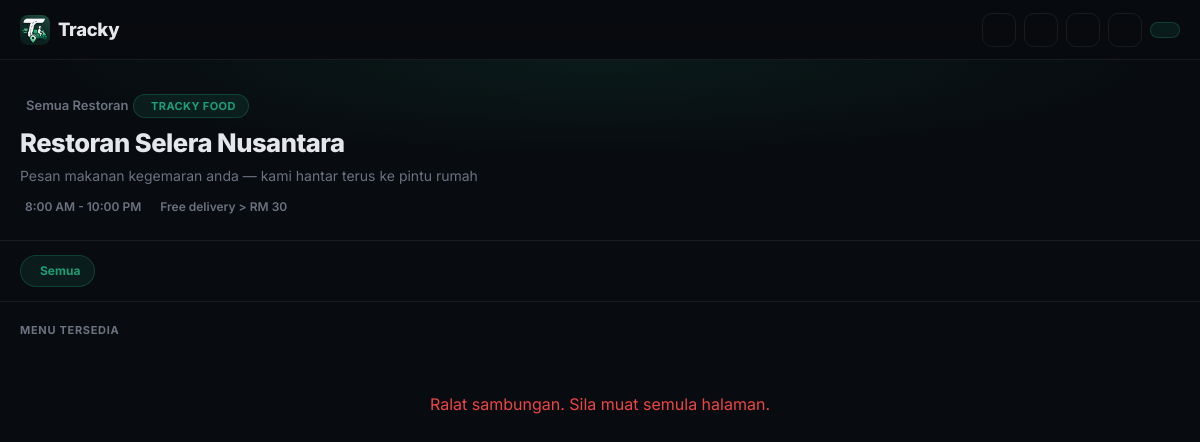
Page /customer/customer_menu.php?restaurant=1 on the earlier database version.
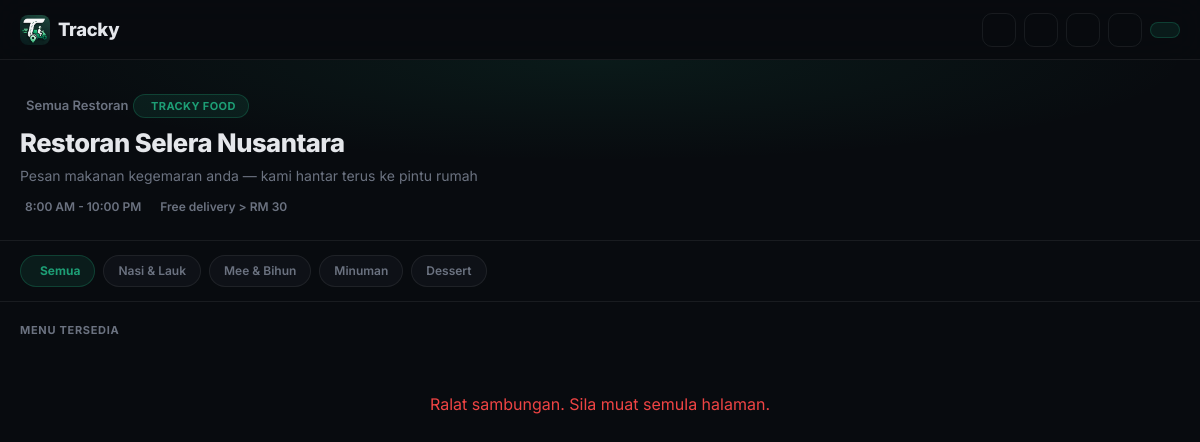
Same page on the later database version.
### tables this page shows
CREATE TABLE categories (
  id INT AUTO_INCREMENT PRIMARY KEY,
  restaurant_id INT NULL,
  name VARCHAR(100) NOT NULL,
  description TEXT,
  is_active TINYINT DEFAULT 1,
  sort_order INT DEFAULT 0,
  INDEX idx_categories_restaurant (restaurant_id),
  FOREIGN KEY (restaurant_id) REFERENCES restaurants(id)
);

### includes/functions.php (called while the page is built, shortened)
<?php
function asset(string $rel): string
{
    $rel = ltrim($rel, '/');
    $fs = dirname(__DIR__) . '/' . $rel;
    $v = is_file($fs) ? filemtime($fs) : 1;
    return '/tracky/' . $rel . '?v=' . $v;
}
function e(?string $value): string
{
    return htmlspecialchars($value ?? '', ENT_QUOTES, 'UTF-8');
}
function getRestaurant(mysqli $conn, ?int $id = null): ?array
{
    if ($id !== null && $id > 0) {
        $stmt = mysqli_prepare($conn, 'SELECT * FROM restaurants WHERE id = ? LIMIT 1');
        mysqli_stmt_bind_param($stmt, 'i', $id);
        mysqli_stmt_execute($stmt);
        $row = mysqli_fetch_assoc(mysqli_stmt_get_result($stmt));
        return $row ?: null;
    }
    $res = mysqli_query($conn, 'SELECT * FROM restaurants ORDER BY id ASC LIMIT 1');
    return $res ? mysqli_fetch_assoc($res) : null;
}

### customer/customer_menu.php (the view, shortened to what this page needs)
<?php
require_once __DIR__ . '/../includes/db.php';
require_once __DIR__ . '/../includes/functions.php';
$req_rid = (int) ($_GET['restaurant'] ?? 0);
$active_rid = custRestaurantId();
if ($req_rid > 0) {
    $restaurant = getRestaurant($conn, $req_rid);
    $active_rid = $req_rid;
}
$categories = mysqli_query($conn, "SELECT * FROM categories WHERE is_active = 1 AND restaurant_id = $active_rid ORDER BY sort_order");
?>
<!DOCTYPE html>
<html lang="ms">
<head>
  <link href="https://cdn.jsdelivr.net/npm/bootstrap@5.3.0/dist/css/bootstrap.min.css" rel="stylesheet">
  <link href="https://cdn.jsdelivr.net/npm/@tabler/icons-webfont@3.44.0/dist/tabler-icons.min.css" rel="stylesheet">
  <link href="<?= asset('assets/css/customer.css') ?>" rel="stylesheet">
</head>
<body>
<nav class="customer-navbar">
  <a class="customer-brand" href="/tracky/" title="Laman Utama Tracky">
    <img src="/tracky/assets/img/icon.png" alt="Tracky" class="brand-img"> Tracky
  </a>
  <div class="customer-nav-actions">
    <a href="/tracky/" class="nav-icon-btn" title="Laman Utama"><i class="ti ti-home"></i></a>
    <a href="/tracky/customer/customer_restaurants.php" class="nav-icon-btn" title="Tukar restoran"><i class="ti ti-building-store"></i></a>
    <a href="/tracky/customer/customer_track.php" class="nav-icon-btn" title="Track pesanan"><i class="ti ti-map-pin"></i></a>
    <button class="customer-theme-btn" id="themeToggle" onclick="toggleTheme()"><i class="ti ti-sun" id="themeIcon"></i></button>
    <a href="/tracky/customer/customer_cart.php" class="nav-cart-btn">
    </a>
  </div>
</nav>
<div class="hero-banner">
  <a href="/tracky/customer/customer_restaurants.php" class="hero-back"><i class="ti ti-arrow-left"></i> Semua Restoran</a>
  <div class="hero-label"><i class="ti ti-bike"></i> Tracky Food</div>
  <h1 class="hero-title"><?= e($restaurant['name'] ?? 'Tracky') ?></h1>
  <p class="hero-sub">Pesan makanan kegemaran anda — kami hantar terus ke pintu rumah</p>
  <div class="hero-meta">
    <span><i class="ti ti-clock"></i> <?= e($restaurant['operating_hours'] ?? '8:00 AM - 10:00 PM') ?></span>
    <span><i class="ti ti-truck"></i> Free delivery &gt; RM <?= number_format((float)($restaurant['free_delivery_min'] ?? 30), 0) ?></span>
  </div>
</div>
<div class="category-scroll">
  <button type="button" class="category-pill active" data-cat="all"><i class="ti ti-layout-grid"></i> Semua</button>
  <?php while ($cat = mysqli_fetch_assoc($categories)): ?>
  <button type="button" class="category-pill" data-cat="<?= (int)$cat['id'] ?>"><?= e($cat['name']) ?></button>
  <?php endwhile; ?>
</div>
<div class="menu-section">
  <div class="menu-section-title">Menu Tersedia</div>
  <div class="menu-grid" id="menu-grid">
  </div>
</div>
</body>
</html>

Differences in the rows shown:
now on this page (row edited): categories: name "Nasi & Lauk"
now on this page (row edited): categories: name "Mee & Bihun"
now on this page (row edited): categories: name "Minuman"
now on this page (row edited): categories: name "Dessert"
